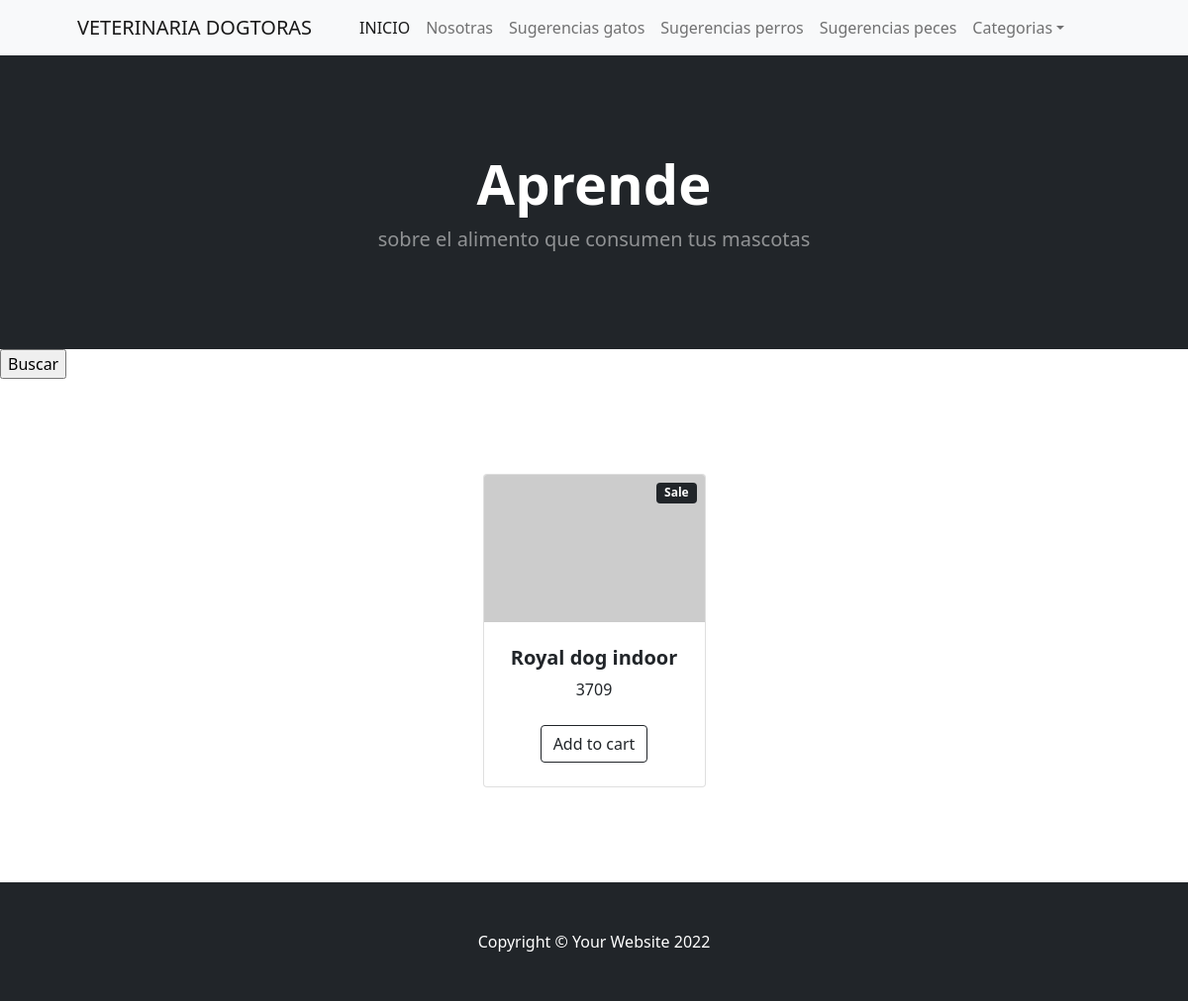
The page /veterinaria/perros/ on the database as committed earlier.
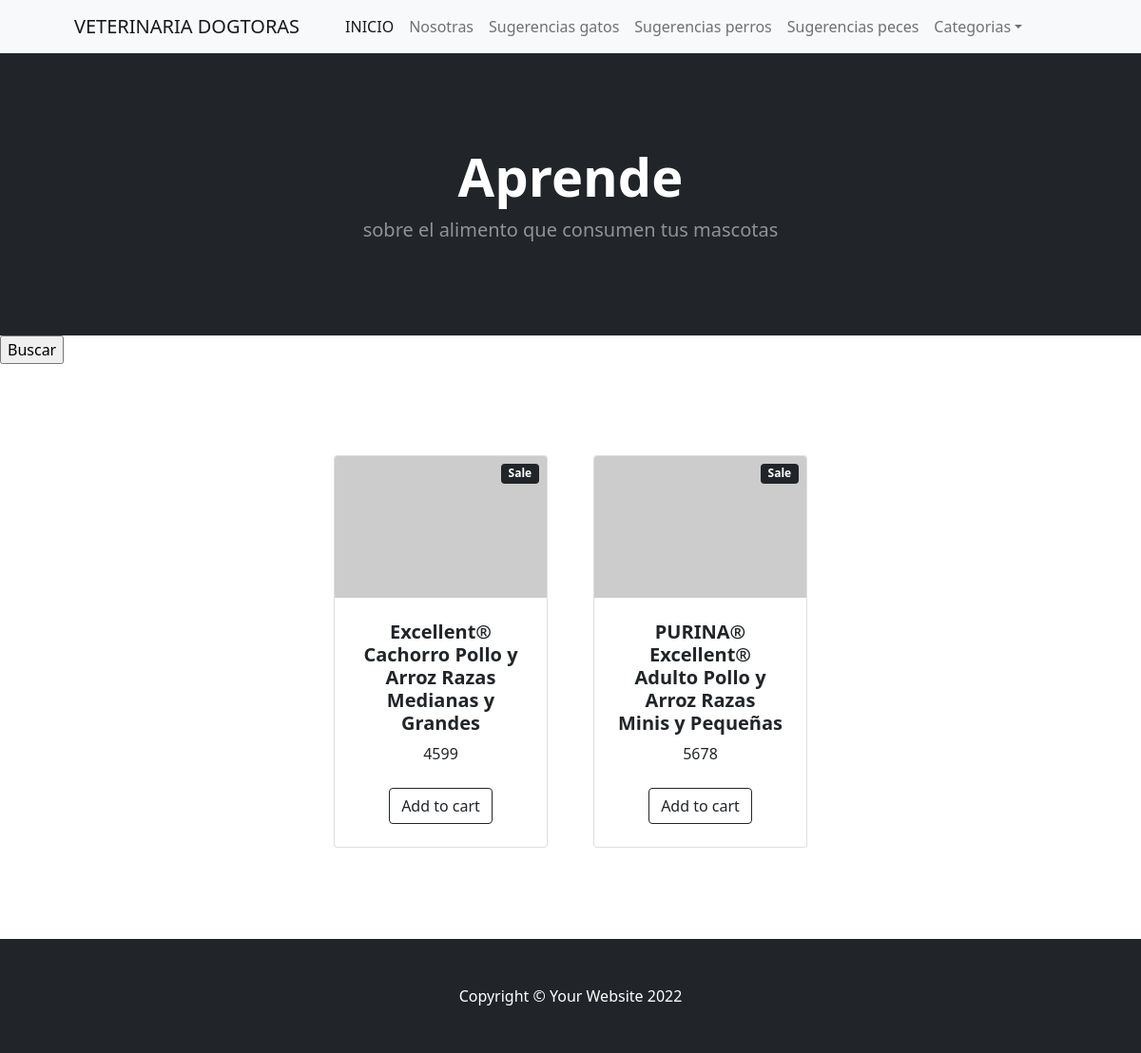
The same page on the database as committed later.
### appveterinaria/models.py (models this page shows, shortened)
class Alimentoperro(models.Model):
    marca = models.CharField(max_length=150)
    precio = models.IntegerField (default=0)
    info= models.CharField(max_length=150, default=0)

### appveterinaria/views.py (the view)
def indes (request):
    listas= Alimentoperro.objects.all ()
    return render ( request, "appveterinaria/perro.html",{"productos": listas})

### appveterinaria/templates/appveterinaria/perro.html
{%extends "appveterinaria/base.html" %}
{% block listas %}
    {%for alimentoperro in productos %}
                <div class="col mb-5">
                        <div class="card h-100">
                            <div class="badge bg-dark text-white position-absolute" style="top: 0.5rem; right: 0.5rem">Sale</div>
                            <img class="card-img-top" src="https://dummyimage.com/450x300/dee2e6/6c757d.jpg" alt="..." />
                            <div class="card-body p-4">
                                <div class="text-center">
                                    <h5 class="fw-bolder">{{alimentoperro.marca}}</h5>
                                    {{alimentoperro.precio}}
                                </div>
                            </div>
                            <div class="card-footer p-4 pt-0 border-top-0 bg-transparent">
                                <div class="text-center"><a class="btn btn-outline-dark mt-auto" href="#">Add to cart</a></div>
                            </div>
                        </div>
                    </div>
    {%endfor %}
{% endblock listas %}

### appveterinaria/templates/appveterinaria/base.html (shortened to what this page needs)
<!DOCTYPE html>
<html lang="en">
    <head>
        {% load static %}
        <link href="https://cdn.jsdelivr.net/npm/bootstrap-icons@1.5.0/font/bootstrap-icons.css" rel="stylesheet" />
        <link href=" {% static  'productos/css/styles.css'  %}" rel="stylesheet" />
    </head>
    <body>
        <nav class="navbar navbar-expand-lg navbar-light bg-light">
            <div class="container px-4 px-lg-5">
                <a class="navbar-brand" href="#!">VETERINARIA DOGTORAS</a>
                <div class="collapse navbar-collapse" id="navbarSupportedContent">
                    <ul class="navbar-nav me-auto mb-2 mb-lg-0 ms-lg-4">
                        <li class="nav-item"><a class="nav-link active" aria-current="page" href="{%  url 'inicio' %}">INICIO</a></li>
                        <li class="nav-item"><a class="nav-link" href="{%  url 'info' %}">Nosotras </a></li>
                        <li class="nav-item"><a class="nav-link" href="{%  url 'gatosbus' %}">Sugerencias gatos </a></li>
                        <li class="nav-item"><a class="nav-link" href="{%  url 'perrobus' %}">Sugerencias perros  </a></li>
                        <li class="nav-item"><a class="nav-link" href="{%  url 'pecesbus' %}">Sugerencias peces </a></li>
                        <li class="nav-item dropdown">
                            <a class="nav-link dropdown-toggle" id="navbarDropdown" href="#" role="button" data-bs-toggle="dropdown" aria-expanded="false">Categorias</a>
                        </li>
                    </ul>
                </div>
            </div>
        </nav>
        <header class="bg-dark py-5">
            <div class="container px-4 px-lg-5 my-5">
                <div class="text-center text-white">
                    <h1 class="display-4 fw-bolder">Aprende </h1>
                    <p class="lead fw-normal text-white-50 mb-0">sobre el alimento que consumen tus mascotas</p>
                </div>
            </div>
        </header>
            <div >
              <form method="get">
                <input type="submit" value="Buscar">
              </form>
            </div>
        <section class="py-5">
            <div class="container px-4 px-lg-5 mt-5">
                <div class="row gx-4 gx-lg-5 row-cols-2 row-cols-md-3 row-cols-xl-4 justify-content-center">
                {%block listas %}  {%endblock listas %}
                </div>
            </div>
        </section>
        <footer class="py-5 bg-dark">
            <div class="container"><p class="m-0 text-center text-white">Copyright &copy; Your Website 2022</p></div>
        </footer>
    </body>
</html>

Rows that differ between the two databases and show on the page:
removed Alimentoperro: marca "Royal dog indoor", precio "3709"
added Alimentoperro: marca "Excellent® Cachorro Pollo y Arroz Razas Medianas y Grandes", precio "4599"
added Alimentoperro: marca "PURINA® Excellent® Adulto Pollo y Arroz Razas Minis y Pequeñas", precio "5678"
